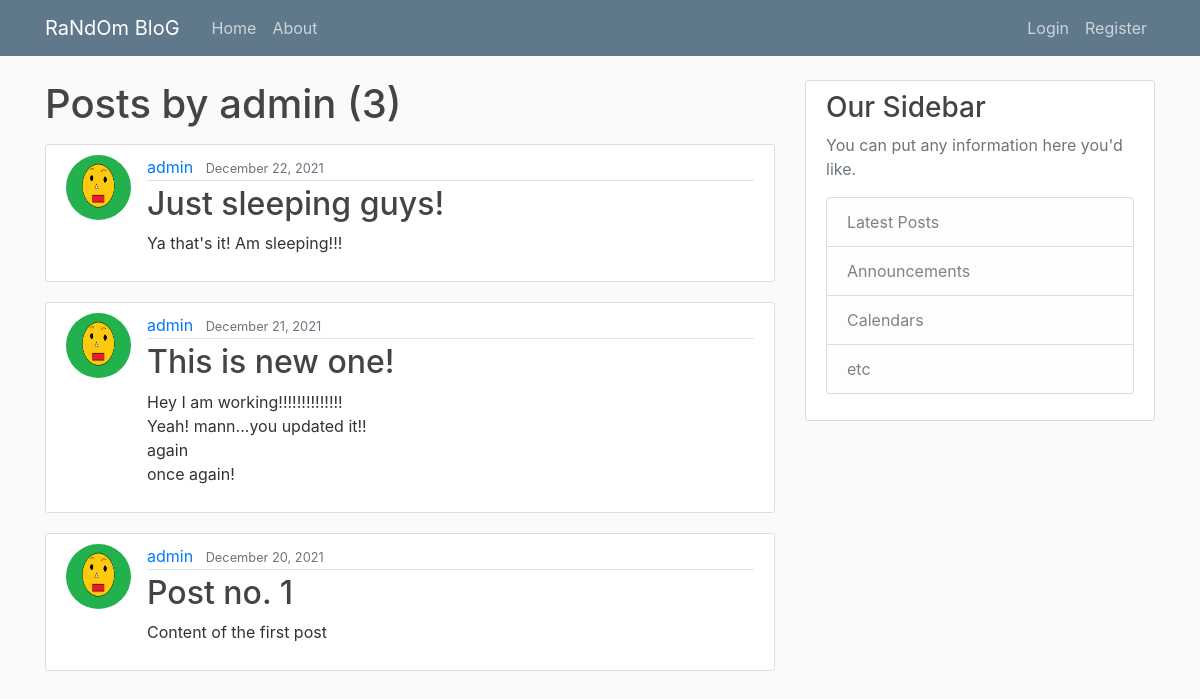
Screenshot of /user/admin with the database file from the repository.
### App/models.py (models this page shows, shortened)
class Post(models.Model):
    title = models.CharField(max_length=100)
    content = models.TextField()
    date_posted = models.DateTimeField(default=timezone.now)
    author = models.ForeignKey(User, on_delete=models.CASCADE)

### users/models.py (models this page shows, shortened)
class Profile(models.Model):
    user = models.OneToOneField(User, on_delete=models.CASCADE)
    image = models.ImageField(default='default.jpeg', upload_to='profile_pics')

### App/views.py (the view)
# urls.py: path('user/<str:username>', UserPostListView.as_view(), name='user-posts'),
class UserPostListView(ListView):
    model = Post
    template_name = 'App/user_posts.html'
    context_object_name = 'posts'
    ordering = ['-date_posted']
    paginate_by = 3
    def get_queryset(self):
        user = get_object_or_404(User, username=self.kwargs.get('username'))
        return Post.objects.filter(author=user).order_by('-date_posted')

### App/templates/App/user_posts.html (shortened to what this page needs)
{% extends "App/base.html" %}
{% block content %}
    <h1 class="mb-3">Posts by {{ view.kwargs.username }} ({{ page_obj.paginator.count }})</h1>
    {% for post in posts %}
        <article class="media content-section">
          <img class="rounded-circle article-img" src="{{ post.author.profile.image.url }}">
          <div class="media-body">
            <div class="article-metadata">
              <a class="mr-2" href="{% url 'user-posts' post.author.username %}">{{ post.author }}</a>
              <small class="text-muted">{{ post.date_posted|date:"F d, Y" }}</small>
            </div>
            <h2><a class="article-title" href="{% url 'post-detail' post.id %}">{{ post.title }}</a></h2>
            <p class="article-content">{{ post.content }}</p>
          </div>
        </article>
    {% endfor %}
{% endblock content %}

### App/static/blog/style.css (style rules this page uses)
body { background: #fafafa; color: #333333; margin-top: 5rem; }
h1, h2, h3, h4, h5, h6 { color: #444444; }
.content-section { background: #ffffff; padding: 10px 20px; border: 1px solid #dddddd; border-radius: 3px; margin-bottom: 20px; }
.article-title { color: #444444; }
.article-content { white-space: pre-line; }
.article-img { height: 65px; width: 65px; margin-right: 16px; }
.article-metadata { padding-bottom: 1px; margin-bottom: 4px; border-bottom: 1px solid #e3e3e3 }

### rows the page displays
Post: author.profile.image (picture), author "admin", date_posted "December 22, 2021", title "Just sleeping guys!", content "Ya that's it! Am sleeping!!!"
Post: author.profile.image (picture), author "admin", date_posted "December 21, 2021", title "This is new one!", content "Hey I am working!!!!!!!!!!!!!! Yeah! mann...you updated it!! again once again!"
Post: author.profile.image (picture), author "admin", date_posted "December 20, 2021", title "Post no. 1", content "Content of the first post"

### other values shown
{{ view.kwargs.username }} "admin"
{{ page_obj.paginator.count }} "3"
